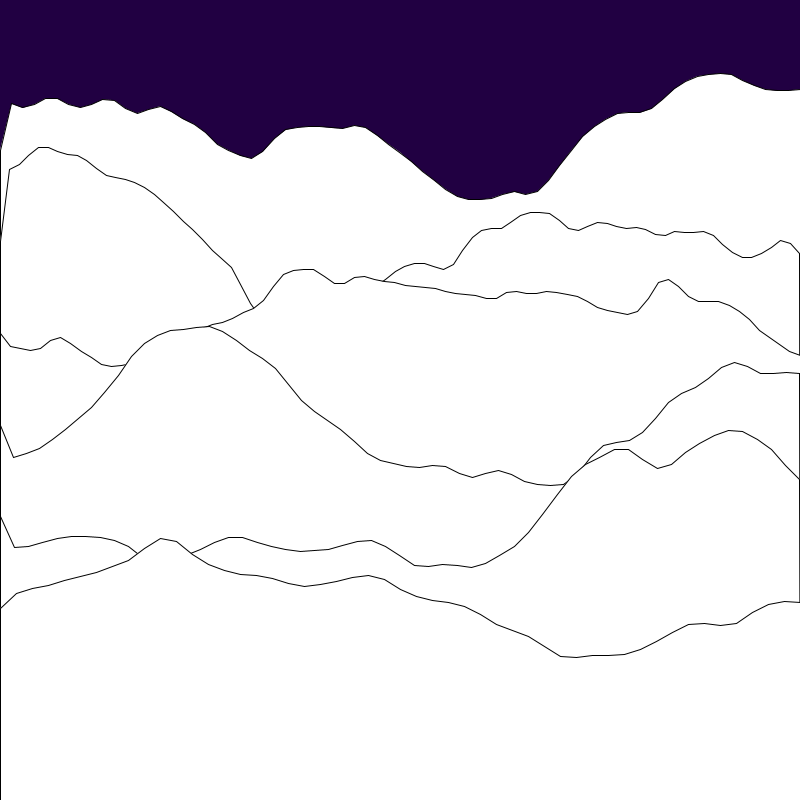
Frame 1 (no input)
Frame 60 (the mouse pressed at the canvas centre just before this capture): identical to frame 1, image omitted
Frame 120 (the mouse held since frame 60 and released just before this capture): identical to frame 1, image omitted

The Processing sketch that drew this single still picture (run headless with seeded random() and noise(); from frame 60 on, the mouse is pressed at the canvas centre):

// Processing sketch: mountains_of_noise
// ── mountains_of_noise.pde
mountain[] mountains;

void setup()
{
  size(800, 800);
  colorMode(HSB, 360, 100, 100);
  background(270, 100, 26);
  
  int amount_of_mountains = 6;
  mountains = new mountain[amount_of_mountains];
  
  // TODO: Set color gradient based on what mountain range it is
    // (farther back lighter, closer darker colors)
  for (int i = 0; i < amount_of_mountains; i++)
  {
    float mountain_y_start = map(i, 0, amount_of_mountains, 150, 7 * height/8);
    mountains[i] = new mountain(mountain_y_start);
    mountains[i].build_mountain();
    mountains[i].display();
  }
}

void draw()
{

}

// ── mountain_class.pde
class mountain
{
  float[] point;
  float[][] points;
  
  float x;
  float y;
  float y_off;
  float vertex_y_variation;
  
  mountain(float y_)
  {
    // Figures out how many verticces the mountain will have
      // Keep in mind 3 points are used to make shape cover everything below
          // So starting random number should always be 4 or higher
    int amount_of_vertices = int(random(45, 90));
    // Creates an array to hold the points of each peak
    points = new float[amount_of_vertices][amount_of_vertices];
    
    x = 0;
    y = y_;
    // Noise generation number
    y_off = random(10000);
    
    vertex_y_variation = 150;
  }
  
   // TODO: Figure out why some ranges don't go to end of window
  void build_mountain()
  {
    // points.length - 3 so can set last points down so shape covers eveything below it
    for (int i = 0; i < points.length - 3; i++)
    {
      // Setting coordinates
      points[i][0] = x;
      // If it is the first point, set the y value to the one given to the constructor
        // This is so the mountains can be started at the top and build downward
      if (i == 0)
        points[0][1] = y;
      else
        points[i][1] = map(noise(y_off), 0, 1, y - vertex_y_variation, y + vertex_y_variation);
      
      // Evenly distributed vertices
        // Minus 4 for the 3 vertices closing the shape and for the first vertex
      x += float(width)/(points.length - 4);  // Float width so the integer division doesn't return an integer, causing the final vertex before closing to fall short
      y_off += .05;
    }
    
    // SETTING END OF SHAPE TO CLOSE ITSELF BELOW ALL VERTICES TO BOTTOM OF WINDOW
    // Lower right corner
    points[points.length - 3][0] = width;
    points[points.length - 3][1] = height;
    // Lower left corner
    points[points.length - 2][0] = 0;
    points[points.length - 2][1] = height;
    // Bringing it back to the first point
    points[points.length - 1][0] = 0;
    points[points.length - 1][1] = points[0][1]; 
  }

  void display()
  {
    beginShape();
    for (int i = 0; i < points.length; i++)
    {
      vertex(points[i][0], points[i][1]);
    }
    endShape();
  }
}
